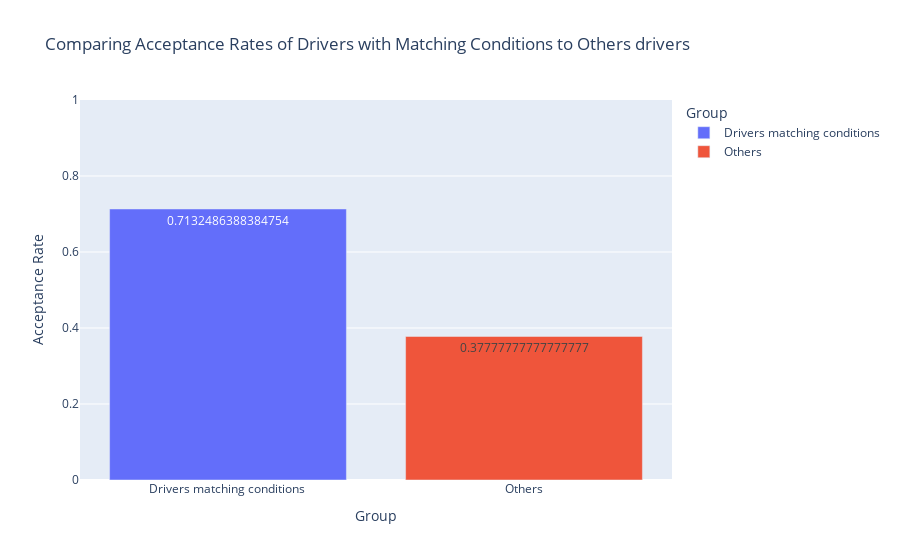

Notebook code cell kept with this figure:
### Markdown cell above
5. Use the same process to compare the acceptance rate between drivers who go to bars more than once a month and had passengers that were not a kid and had occupations other than farming, fishing, or forestry.

### Code cell
condition = ~compareBarCouponDataCopy['passanger'].isin(['Kid(s)']) & ~compareBarCouponDataCopy['occupation'].isin(['Farming Fishing & Forestry'])

barFrequencyDataMatchingCondition = compareBarCouponDataCopy[condition]['Y'].mean()

barFrequencyDataNotMatchingCondition = compareBarCouponDataCopy[~condition]['Y'].mean()


rates = pd.DataFrame({
    'Group': ['Drivers matching conditions ', 'Others'],
    'Acceptance Rate': [barFrequencyDataMatchingCondition, barFrequencyDataNotMatchingCondition]
})

fig = px.bar(rates, x='Group', y='Acceptance Rate',
             title='Comparing Acceptance Rates of Drivers with Matching Conditions to Others drivers',
             labels={'Acceptance Rate': 'Acceptance Rate', 'Group': 'Group'},
             color='Group',
             text='Acceptance Rate')

fig.update_layout(yaxis=dict(range=[0, 1]))
fig.show()

# Adding Image if Plotly did not load

display(Image(filename='images/Comparing Acceptance Rates of Drivers with Matching Conditions to Others drivers.png'))

### Figure 1 — Plotly figure (JSON) as saved in the notebook; plotly's stock layout.template omitted (floating-point values rounded to 4 significant figures)
{"data": [{"alignmentgroup": "True", "hovertemplate": "Group=%{x}<br>Acceptance Rate=%{text}<extra></extra>", "legendgroup": "Drivers matching conditions ", "marker": {"color": "#636efa", "pattern": {"shape": ""}}, "name": "Drivers matching conditions ", "offsetgroup": "Drivers matching conditions ", "orientation": "v", "showlegend": true, "text": [0.7132], "textposition": "auto", "type": "bar", "x": ["Drivers matching conditions "], "xaxis": "x", "y": [0.7132], "yaxis": "y"}, {"alignmentgroup": "True", "hovertemplate": "Group=%{x}<br>Acceptance Rate=%{text}<extra></extra>", "legendgroup": "Others", "marker": {"color": "#EF553B", "pattern": {"shape": ""}}, "name": "Others", "offsetgroup": "Others", "orientation": "v", "showlegend": true, "text": [0.3778], "textposition": "auto", "type": "bar", "x": ["Others"], "xaxis": "x", "y": [0.3778], "yaxis": "y"}], "layout": {"barmode": "relative", "legend": {"title": {"text": "Group"}, "tracegroupgap": 0}, "title": {"text": "Comparing Acceptance Rates of Drivers with Matching Conditions to Others drivers"}, "xaxis": {"anchor": "y", "categoryarray": ["Drivers matching conditions ", "Others"], "categoryorder": "array", "domain": [0, 1], "title": {"text": "Group"}}, "yaxis": {"anchor": "x", "domain": [0, 1], "range": [0, 1], "title": {"text": "Acceptance Rate"}}}}
